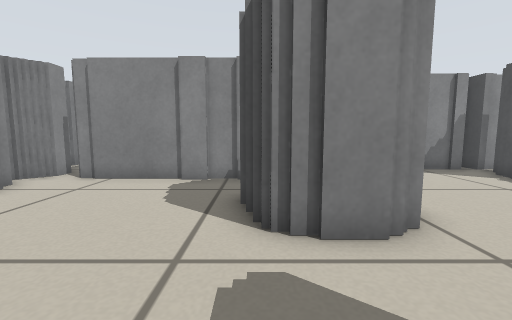
view 1 (above)

22 first-person views from a walk through a Stage world. The camera is 0.39 m above the floor, tilts 6° down and sees 90° across. The lines on the ground mark 1 m squares. The floor is counted in squares, 0.25 m on a side. Each view is taken from the middle of a square. On the plan, view 1 faces up. The plan holds only what a view shows up to about 14 squares ahead; the rest is blank. The place goes on beyond the plan. Robots are left out.

view 2
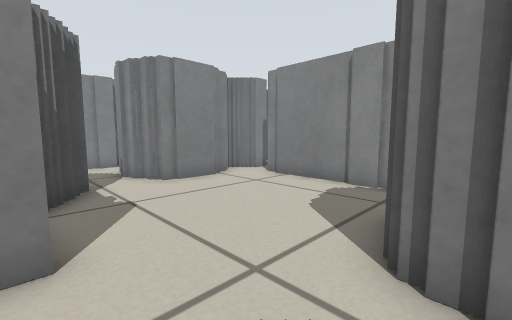

view 3
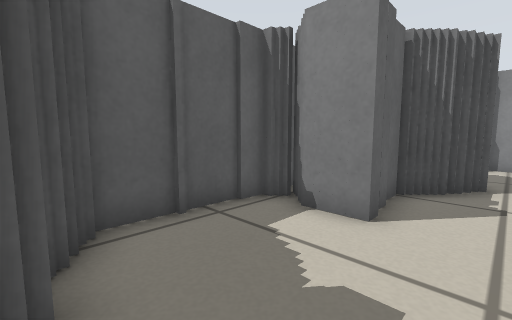

view 4
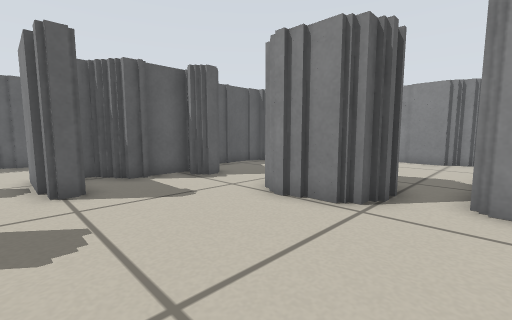

view 5
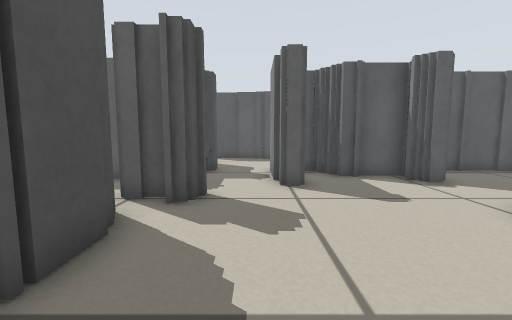

view 6
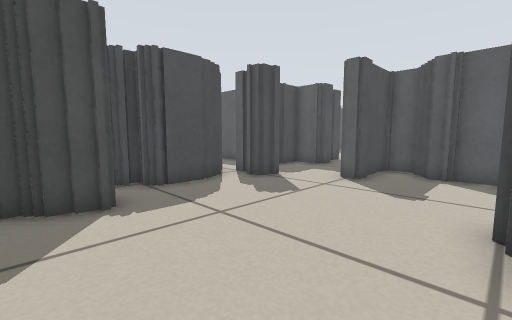

view 7
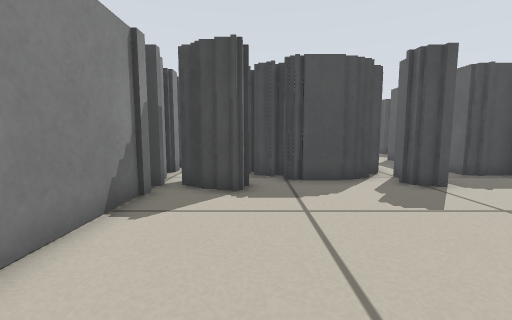

view 8
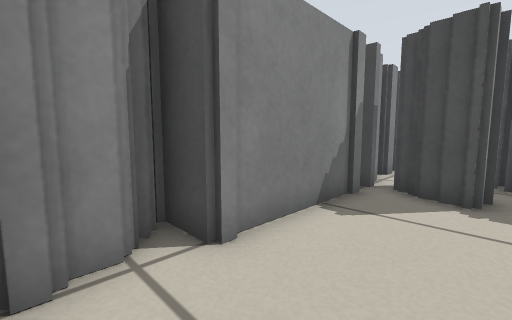

view 9
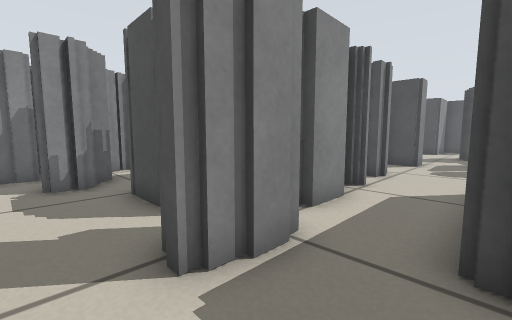

view 10
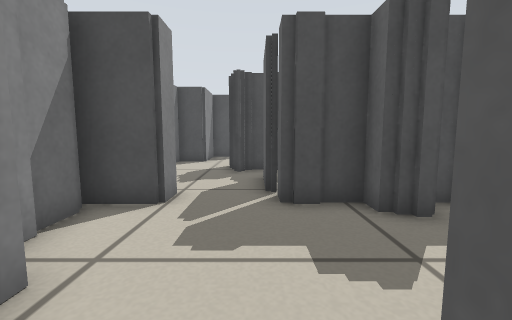

view 11
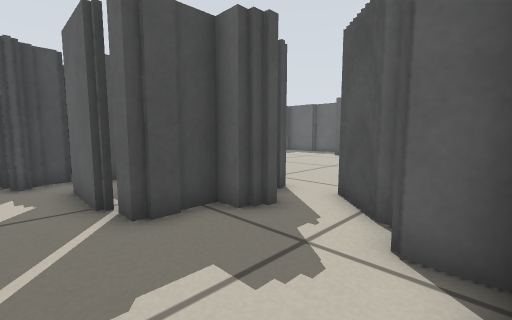

view 12
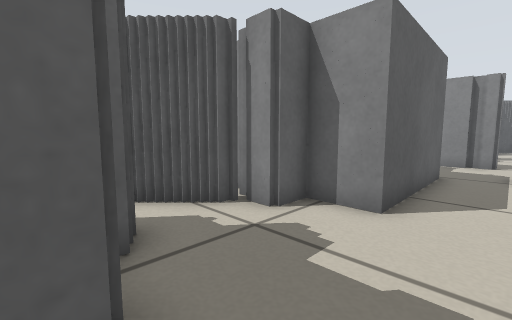

view 13
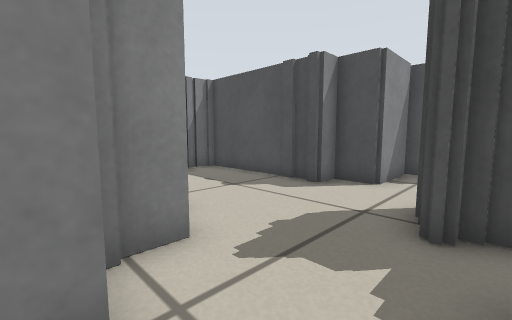

view 14
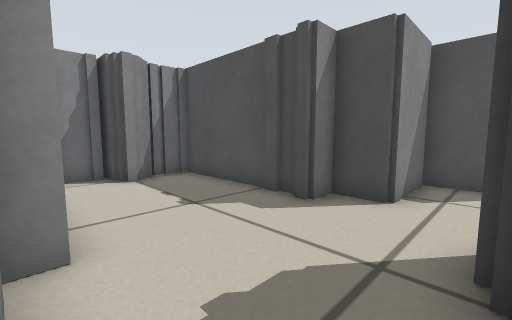

view 15
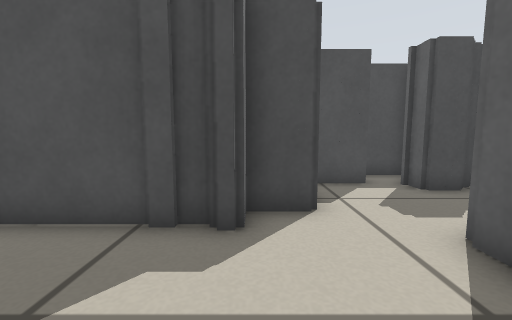

view 16
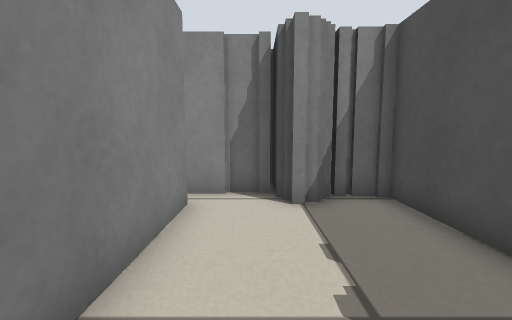

view 17
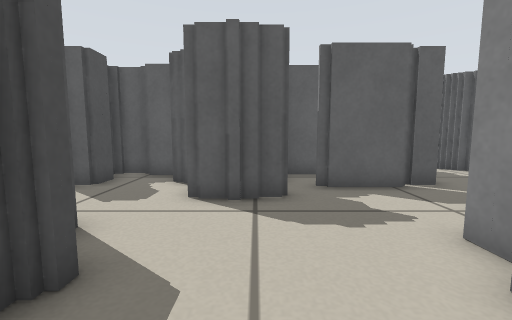

view 18
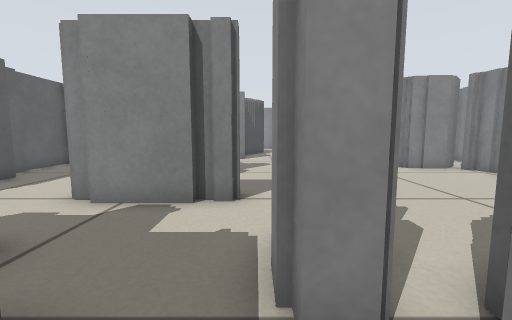

view 19
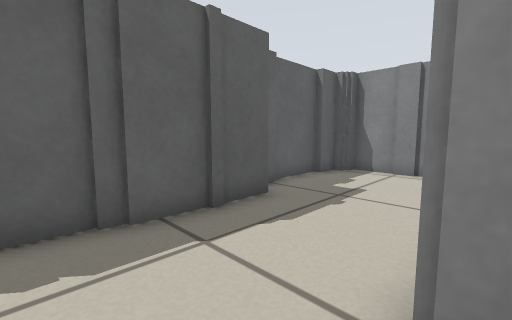

view 20
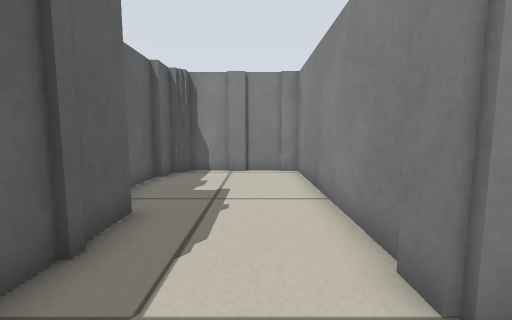

view 21
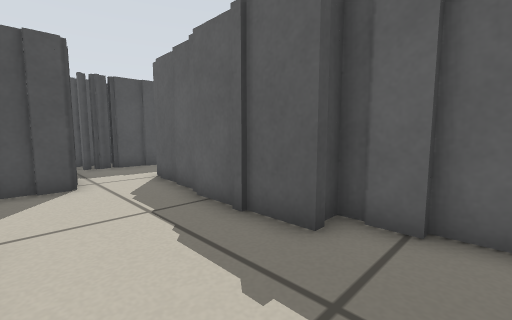

view 22
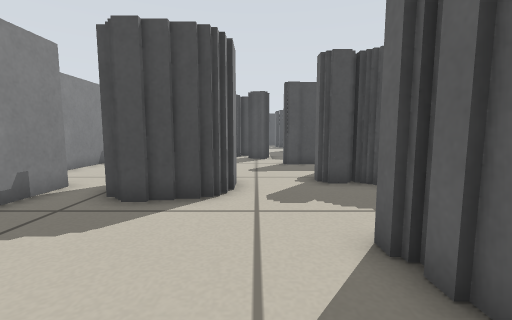

### Floor plan
Key: @ floor where view 1 was taken; # wall or solid block; . floor; T thing the floor can be seen under or through.
Columns run from 8 left of view 1 to 33 right of it. Each row starts with its distance up from view 1.
 12                                 #####
 11          #########              #..###
 10          ##......#              #....#
  9 ###########......##             #....#
  8 #....... T.......##             #....#
  7 ##......TTT.......###           #....#
  6 ##......T ##......##            #....#
  5 ##......T ##......##        #####....##
  4 #.......####.......##  ##########.....####
  3 ..................#######................#
  2  ##...............##..............####...#
  1   #####...##...#...............##### #...#
  0      ##.@.####.#...#######...###   ####.##
 -1      ###.#######..##     ##..##       ###
 -2     ############..##     ##..##
 -3       # ..........##     ###.##
 -4       #...........##       ###
 -5       #............#   ##
 -6       #.....### ...... ##
 -7       ###..#########.. ###
 -8         #####        .##

Where each view was taken, in squares from view 1:
view 1: 0 up, 0 right, facing up
view 2: 1 up, 1 right, facing up-left
view 3: 3 up, 2 right, facing down-left
view 4: 9 up, 8 right, facing down-left
view 5: 9 up, 8 right, facing down
view 6: 10 up, 3 right, facing down-right
view 7: 8 up, 2 right, facing right
view 8: 8 up, 2 right, facing up-right
view 9: 0 up, 8 right, facing up-right
view 10: 1 up, 16 right, facing right
view 11: 2 up, 17 right, facing down-right
view 12: 2 up, 22 right, facing down-left
view 13: 1 up, 22 right, facing up-right
view 14: 2 up, 24 right, facing up-right
view 15: 5 up, 25 right, facing right
view 16: 5 up, 26 right, facing up
view 17: 8 up, 27 right, facing down
view 18: 2 up, 13 right, facing left
view 19: 2 down, 9 right, facing down-left
view 20: 4 down, 9 right, facing left
view 21: 3 down, 2 right, facing down-right
view 22: 3 up, 6 left, facing right
